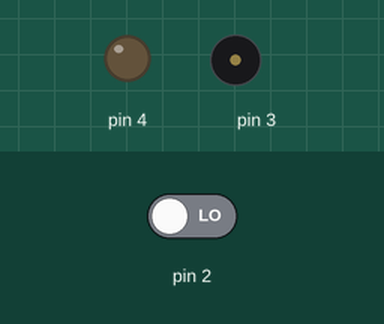
Simulated run of this sketch. Board: Arduino Uno, built with avr-gcc and run on an emulated ATmega328P. Shown: output pins drawn as LEDs (lit = HIGH), buzzer (waves = sounding). Inputs (shaded band) come from the test bench; at power-on: pin 2 LOW.

Above: at 1.2 s.
1.3 s: pin 2 driven HIGH
At 3.46 s:
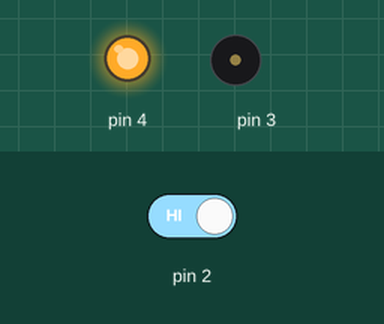
4.3 s: pin 2 driven LOW
At 6.2 s:
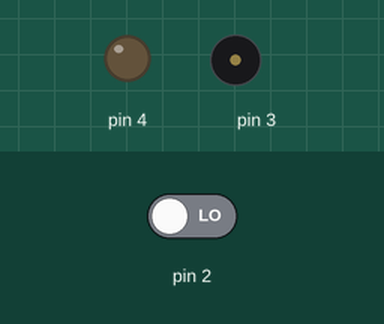
Timing chart, 0 to 7.7 s (numbered marks = the images above; inputs shaded):
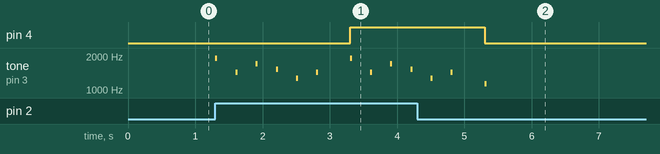

Measured:
- after the input at 1.3 s, pin 4: LOW → HIGH after 2.0 s; tone on pin 3: plays 1915 Hz for 0.03 s, 1432 Hz for 0.03 s, 1700 Hz for 0.03 s, 1519 Hz for 0.03 s, 1275 Hz for 0.03 s, 1432 Hz for 0.03 s … (10 notes in this stretch), starting at once
- after the input at 4.3 s, pin 4: HIGH → LOW after 1.0 s

The sketch:

button.ino
```cpp
int state;

void setup() {
  pinMode(2,INPUT);
  pinMode(4, OUTPUT);
}

void loop() {
  state= digitalRead(2);
  if(state==HIGH)
  {
tone(3,1915,30);
delay(300);
tone(3,1432,30);
delay(300);
tone(3,1700,30);
delay(300);
tone(3,1519,30);
delay(300);
tone(3,1275,30);
delay(300);
tone(3,1432,30);
delay(500);
tone(3,1136,30);

    digitalWrite (4, HIGH);
  }
  else
  {
    digitalWrite (4, LOW);

  }

}
```
